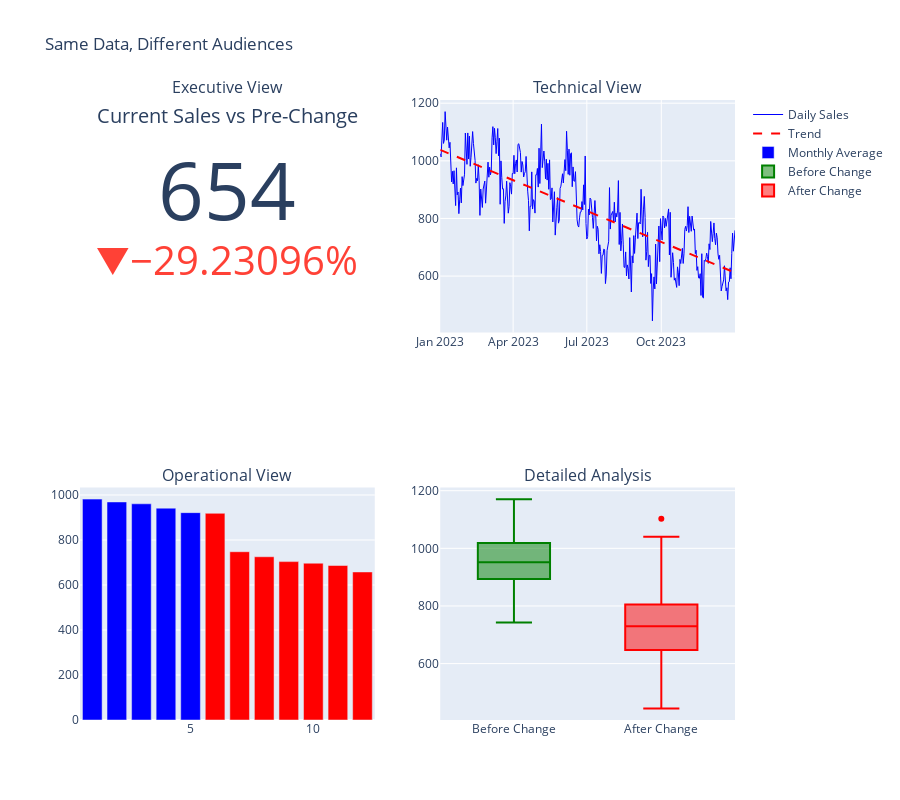

Source (notebook cell):
### Markdown cell above
## 2. Know Your Audience
### 📖 Slide 33 - Tailoring Your Message

<details>
<summary><b>📊 Click to view slide content</b></summary>

**Know Your Audience: Tailoring Your Data Message**

Different Audiences:
- **Executives**: Business impact, ROI, max 3 key findings
- **Technical Teams**: Methodology, validation, reproducibility
- **Operations**: Implementation steps, resources, timelines
- **Mixed**: Layer information with executive summary upfront

</details>

### Code cell
# Create different visualizations for different audiences
fig = make_subplots(
    rows=2, cols=2,
    subplot_titles=('Executive View', 'Technical View', 
                   'Operational View', 'Detailed Analysis'),
    specs=[[{'type': 'indicator'}, {'type': 'scatter'}],
           [{'type': 'bar'}, {'type': 'scatter'}]]
)

# Executive View - Key Metric
current_sales = df_story['Sales'].iloc[-30:].mean()
previous_sales = df_story['Sales'].iloc[150:180].mean()
change_pct = ((current_sales - previous_sales) / previous_sales) * 100

fig.add_trace(
    go.Indicator(
        mode="number+delta",
        value=current_sales,
        delta={'reference': previous_sales, 'relative': True},
        title={'text': "Current Sales vs Pre-Change"},
        domain={'x': [0, 1], 'y': [0, 1]}
    ),
    row=1, col=1
)

# Technical View - Time Series with Annotations
fig.add_trace(
    go.Scatter(
        x=df_story['Date'],
        y=df_story['Sales'],
        mode='lines',
        name='Daily Sales',
        line=dict(color='blue', width=1)
    ),
    row=1, col=2
)

# Add trend line
z = np.polyfit(range(len(df_story)), df_story['Sales'], 1)
p = np.poly1d(z)
fig.add_trace(
    go.Scatter(
        x=df_story['Date'],
        y=p(range(len(df_story))),
        mode='lines',
        name='Trend',
        line=dict(color='red', width=2, dash='dash')
    ),
    row=1, col=2
)

# Operational View - Monthly Aggregates
monthly_sales = df_story.groupby('Month')['Sales'].mean().reset_index()
fig.add_trace(
    go.Bar(
        x=monthly_sales['Month'],
        y=monthly_sales['Sales'],
        name='Monthly Average',
        marker_color=['red' if m >= 6 else 'blue' for m in monthly_sales['Month']]
    ),
    row=2, col=1
)

# Detailed Analysis - Before/After Comparison
before = df_story[df_story['Date'] < '2023-06-01']['Sales']
after = df_story[df_story['Date'] >= '2023-06-01']['Sales']

fig.add_trace(
    go.Box(y=before, name='Before Change', marker_color='green'),
    row=2, col=2
)
fig.add_trace(
    go.Box(y=after, name='After Change', marker_color='red'),
    row=2, col=2
)

# Update layout
fig.update_layout(height=800, showlegend=True, 
                 title_text="Same Data, Different Audiences")
fig.show()

print("\n📊 Audience-Specific Insights:")
print("="*50)
print(f"\n👔 EXECUTIVE: Sales down {abs(change_pct):.1f}% after product change")
print(f"💻 TECHNICAL: Statistically significant drop (p<0.001) starting June 1")
print(f"⚙️ OPERATIONAL: Monthly average dropped from ${previous_sales:.0f} to ${current_sales:.0f}")
print(f"📈 ANALYST: Need to investigate customer churn and feature impact")

### Figure 1 — Plotly figure (JSON) as saved in the notebook; plotly's stock layout.template omitted (floating-point values rounded to 4 significant figures; data arrays with more than 128 entries replaced by an {"elided": "..."} marker saying what was removed)
{"data": [{"delta": {"reference": 923.6, "relative": true}, "domain": {"x": [0, 0.45], "y": [0.625, 1]}, "mode": "number+delta", "title": {"text": "Current Sales vs Pre-Change"}, "type": "indicator", "value": 653.6}, {"line": {"color": "blue", "width": 1}, "mode": "lines", "name": "Daily Sales", "type": "scatter", "x": {"elided": "365 str values"}, "xaxis": "x", "y": {"elided": "365 float values"}, "yaxis": "y"}, {"line": {"color": "red", "dash": "dash", "width": 2}, "mode": "lines", "name": "Trend", "type": "scatter", "x": {"elided": "365 str values"}, "xaxis": "x", "y": {"elided": "365 float values"}, "yaxis": "y"}, {"marker": {"color": ["blue", "blue", "blue", "blue", "blue", "red", "red", "red", "red", "red", "red", "red"]}, "name": "Monthly Average", "type": "bar", "x": [1, 2, 3, 4, 5, 6, 7, 8, 9, 10, 11, 12], "xaxis": "x2", "y": [981.7, 969.1, 960.9, 941.6, 921.6, 918.6, 747.9, 725.5, 704.0, 696.9, 686.6, 658.0], "yaxis": "y2"}, {"marker": {"color": "green"}, "name": "Before Change", "type": "box", "xaxis": "x3", "y": {"elided": "151 float values"}, "yaxis": "y3"}, {"marker": {"color": "red"}, "name": "After Change", "type": "box", "xaxis": "x3", "y": {"elided": "214 float values"}, "yaxis": "y3"}], "layout": {"annotations": [{"font": {"size": 16}, "showarrow": false, "text": "Executive View", "x": 0.225, "xanchor": "center", "xref": "paper", "y": 1, "yanchor": "bottom", "yref": "paper"}, {"font": {"size": 16}, "showarrow": false, "text": "Technical View", "x": 0.775, "xanchor": "center", "xref": "paper", "y": 1, "yanchor": "bottom", "yref": "paper"}, {"font": {"size": 16}, "showarrow": false, "text": "Operational View", "x": 0.225, "xanchor": "center", "xref": "paper", "y": 0.375, "yanchor": "bottom", "yref": "paper"}, {"font": {"size": 16}, "showarrow": false, "text": "Detailed Analysis", "x": 0.775, "xanchor": "center", "xref": "paper", "y": 0.375, "yanchor": "bottom", "yref": "paper"}], "height": 800, "showlegend": true, "title": {"text": "Same Data, Different Audiences"}, "xaxis": {"anchor": "y", "domain": [0.55, 1]}, "xaxis2": {"anchor": "y2", "domain": [0, 0.45]}, "xaxis3": {"anchor": "y3", "domain": [0.55, 1]}, "yaxis": {"anchor": "x", "domain": [0.625, 1]}, "yaxis2": {"anchor": "x2", "domain": [0, 0.375]}, "yaxis3": {"anchor": "x3", "domain": [0, 0.375]}}}
